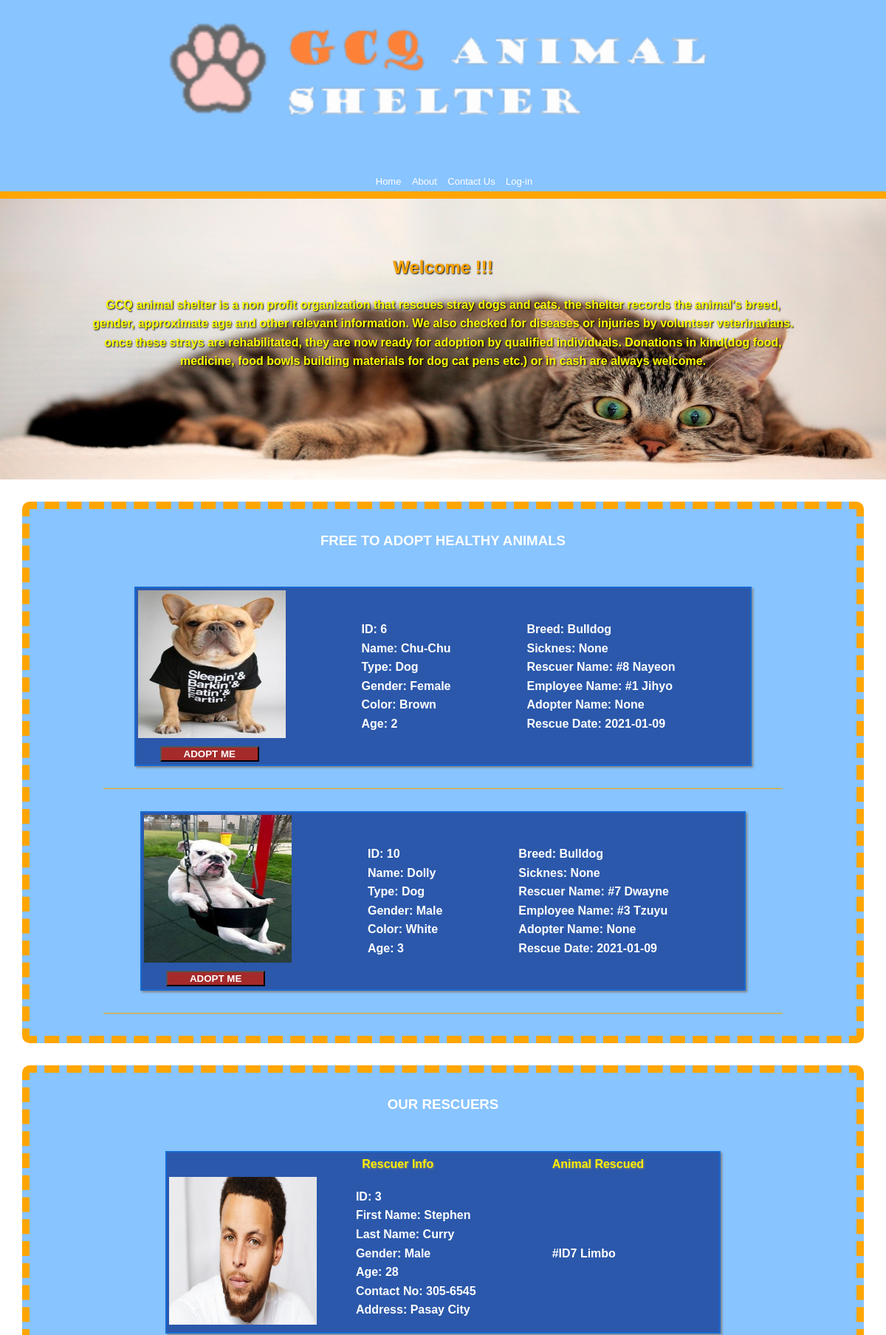
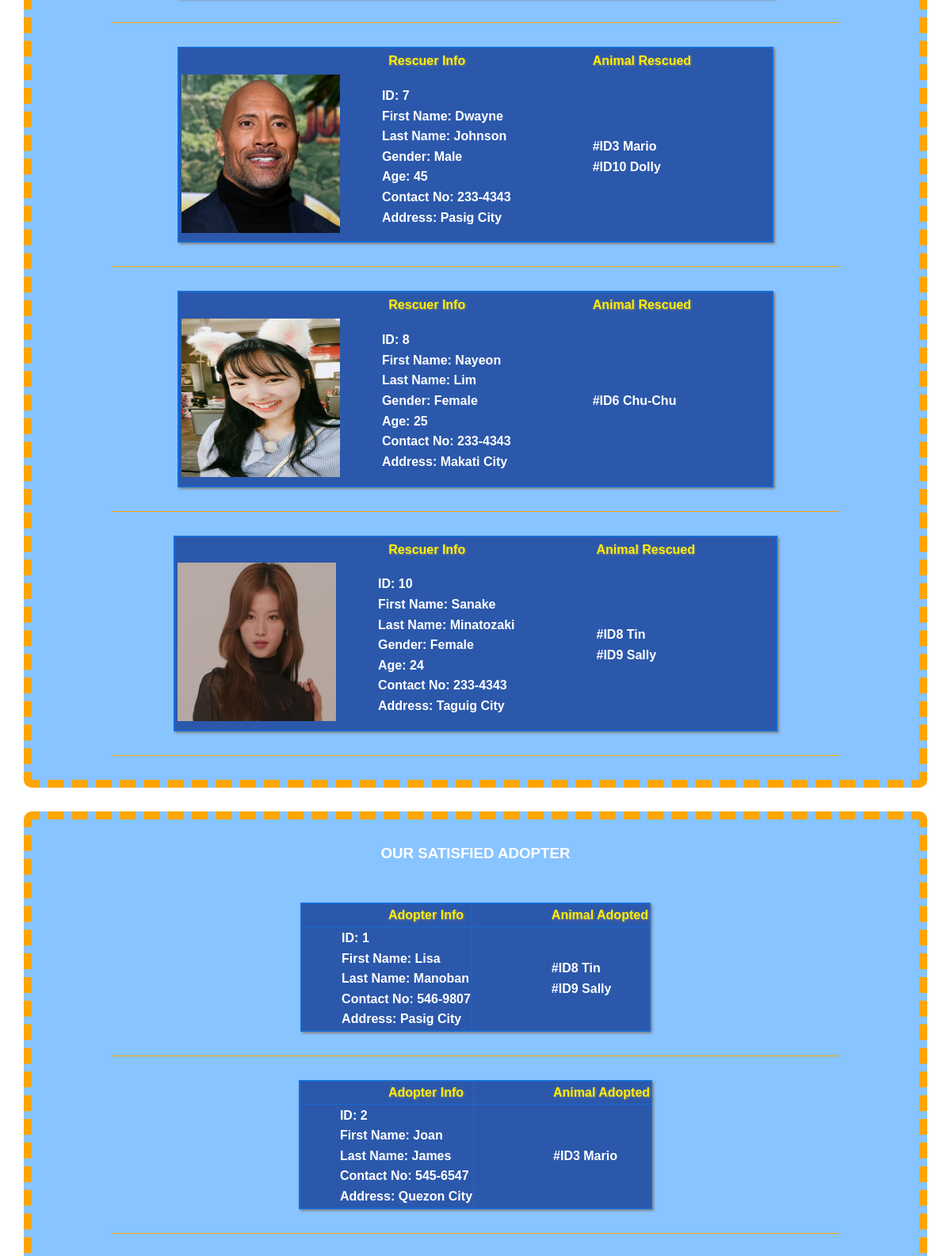
Screenshot of /main.php (upper part) with the database file from the repository (2 pictures, top to bottom).
### tables this page shows
CREATE TABLE `animal` (
  `animal_id` int(11) NOT NULL,
  `animal_picture` varchar(255) NOT NULL,
  `animal_name` varchar(45) NOT NULL,
  `animal_type` varchar(100) NOT NULL,
  `animal_gender` varchar(11) NOT NULL,
  `animal_color` varchar(45) NOT NULL,
  `animal_age` int(11) NOT NULL,
  `animal_breed` varchar(45) NOT NULL,
  `rescuer_id` int(11) NOT NULL,
  `employee_id` int(11) NOT NULL,
  `adopter_id` int(11) NOT NULL,
  `rescue_date` date NOT NULL
);

CREATE TABLE `disease` (
  `disease_Id` int(11) NOT NULL,
  `disease_name` varchar(100) NOT NULL,
  `disease_desc` varchar(500) NOT NULL
);

CREATE TABLE `rescuer` (
  `rescuer_id` int(11) NOT NULL,
  `rescuer_picture` varchar(255) DEFAULT NULL,
  `rescuer_fname` varchar(45) DEFAULT NULL,
  `rescuer_lname` varchar(100) NOT NULL,
  `rescuer_age` int(11) NOT NULL,
  `rescuer_gender` varchar(100) NOT NULL,
  `rescuer_contact` varchar(45) DEFAULT NULL,
  `rescuer_address` varchar(45) DEFAULT NULL
);

CREATE TABLE `employee` (
  `employee_id` int(11) NOT NULL,
  `employee_picture` varchar(100) NOT NULL,
  `employee_desc` varchar(255) NOT NULL,
  `employee_fname` varchar(45) DEFAULT NULL,
  `employee_lname` varchar(100) NOT NULL,
  `employee_age` int(11) NOT NULL,
  `employee_gender` varchar(100) NOT NULL,
  `employee_contact` varchar(45) DEFAULT NULL,
  `employee_address` varchar(45) DEFAULT NULL
);

CREATE TABLE `adopter` (
  `adopter_id` int(11) NOT NULL,
  `adopter_fname` varchar(45) DEFAULT NULL,
  `adopter_lname` varchar(100) NOT NULL,
  `adopter_contact` varchar(45) DEFAULT NULL,
  `adopter_address` varchar(100) NOT NULL
);

### homeAnimal.php (called while the page is built, shortened)
<?php
require ('includes/config.php');
$animalAccQuery = "SELECT animal.*, disease.disease_name, rescuer.rescuer_fname, employee.employee_fname, adopter.adopter_fname
     			 FROM diseased, disease, animal
    			 LEFT JOIN rescuer ON animal.rescuer_id = rescuer.rescuer_id
    			 LEFT JOIN employee ON animal.employee_id = employee.employee_id
				 LEFT JOIN adopter ON animal.adopter_id = adopter.adopter_id
				 WHERE animal.animal_id = diseased.animal_id AND diseased.disease_id = disease.disease_id AND animal.adopter_id = 0  AND disease.disease_name = 'None' ORDER BY animal.animal_Id";
$sqlAccAnimal = mysqli_query($conn,$animalAccQuery);
?>

### readRescuer.php (called while the page is built)
<?php
require('includes/config.php');
$rescuerQuery = "SELECT * FROM rescuer";
$rescuerSql = mysqli_query($conn, $rescuerQuery);
?>

### readAdopter.php (called while the page is built)
<?php
require('includes/config.php');
$adopterQuery = "SELECT * FROM adopter";
$adopterSql = mysqli_query($conn, $adopterQuery);
?>

### main.php (the view, shortened to what this page needs)
<?php
include ('homeAnimal.php');
include ('readDisease.php');
include ('readAdopter.php');
include ('readEmployee.php');
include ('readRescuer.php');
?>
<!DOCTYPE html>
<html>
<head>
	<link rel="stylesheet" type="text/css" href="css/style.css">
</head>
<body>
 <header id="mainHeader">
	 	<div class="case">
	 		<img src="image/cat.png">
	    	<nav>
	    		<ul style="color: white;text-shadow: none;">
	    		<li><a href="main.php" style="color: white">Home</a></li>
	    			<li><a href="about.php" style="color: white">About</a></li>
	    			<li><a href="contact.php" style="color: white">Contact Us</a></li>
	    			<li><a href="login.php" style="color: white">Log-in</a></li>
	    		</ul>
	    	</nav>
	    </div>
     </header>
   <section class="cover">
     	<div class="case">
	     	<h2 style="color: orange"><b>Welcome !!!<b></h2>
	     	<br>
	     	<p style="color: yellow"> <b>GCQ animal shelter is a non profit organization that rescues
 stray dogs and cats. the shelter records the animal's breed, gender, approximate age and
 other relevant information. We also checked for diseases or injuries by volunteer veterinarians.
 once these strays are rehabilitated, they are now ready for adoption by qualified individuals.
Donations in kind(dog food, medicine, food bowls building materials for dog cat pens etc.) or in cash are always welcome.</b></p>
     	</div>
     </section>
<div class="records">
<h3>FREE TO ADOPT HEALTHY ANIMALS</h3>
<?php
while($results = mysqli_fetch_array($sqlAccAnimal)){ ?>
<section>
 <table>
		<td class="picture">
		<?php echo "<img src='image/".$results['animal_picture']."' style='width: 200px; height: 200px' alt = 'animal_picture'>" ?>
		<div class="btncreate"><form action="contact.php"><input type="submit" name="animalCreate" value="ADOPT ME"></form></div>
		</td>
		<td class="labels">
			<p>ID: <?php echo $results['animal_id'] ?></p>
			<p>Name: <?php echo $results['animal_name'] ?></p>
			<p>Type: <?php echo $results['animal_type'] ?></p>
			<p>Gender: <?php echo $results['animal_gender'] ?></p>
			<p>Color: <?php echo $results['animal_color'] ?></p>
			<p>Age: <?php echo $results['animal_age'] ?></p>
		</td>
		<td class="labels"  style="padding-right: 100px">
			<p>Breed: <?php echo $results['animal_breed'] ?></p>
			<p>Sicknes: <?php echo $results['disease_name']?></p>
			<p>Rescuer Name: <?php echo "#".$results['rescuer_id']." ".$results['rescuer_fname'] ?></p>
			<p>Employee Name: <?php echo "#".$results['employee_id']." ".$results['employee_fname'] ?></p>
			<p>Adopter Name: <?php echo "None"?></p>
			<p>Rescue Date: <?php echo $results['rescue_date'] ?></p>
		</td>
</table>
		<div class="line"></div>
</section>
<?php
}
?>
</div>
<div class="records">
<h3>OUR RESCUERS</h3>
<?php
while($result = mysqli_fetch_array($rescuerSql)){?>
<section>
		<table>
		<tr>
			<th></th>
			<th>Rescuer Info</th>
			<th class="labels"  style="padding-right: 100px">Animal Rescued</th>
		</tr>
			<td>
			<?php echo "<img src='image/".$result['rescuer_picture']."' style='width: 200px; height: 200px' alt='Rescuer_image'>" ?>
			</td>
		<td style="padding-left: 50px">
			<p>ID: <?php echo $result['rescuer_id'] ?></p>
			<p>First Name: <?php echo $result['rescuer_fname'] ?></p>
			<p>Last Name: <?php echo $result['rescuer_lname'] ?></p>
			<p>Gender: <?php echo $result['rescuer_gender'] ?></p>
			<p>Age: <?php echo $result['rescuer_age'] ?></p>
			<p>Contact No: <?php echo $result['rescuer_contact'] ?></p>
			<p>Address: <?php echo $result['rescuer_address'] ?></p>
		</td>
		<td class="labels">
			<?php
			require('includes/config.php');
				$rescuedAnimalQuery = "SELECT animal.animal_id, animal.animal_name FROM animal, rescuer Where animal.rescuer_id = rescuer.rescuer_id AND rescuer.rescuer_id = '".$result['rescuer_id']."' ";
				$rescuedAnimalSql = mysqli_query($conn, $rescuedAnimalQuery);
				while ($resAnimal = mysqli_fetch_array($rescuedAnimalSql)) {
					 echo "<p>#ID".$resAnimal['animal_id']." ". $resAnimal['animal_name']."</p>";
					 }
		 ?>
		</td>
		</table>
			<div class="line"></div>
		</section>
<?php
}
?>
</div>
<div class="records">
<h3>OUR SATISFIED ADOPTER</h3>
<?php
while($result = mysqli_fetch_array($adopterSql)){?>
<section>
	<div>
		<table border="1" style="border-collapse: collapse;">
		<tr>
			<th class="labels">Adopter Info</th>
			<th class="labels">Animal Adopted</th>
		</tr>
		<td class="labels" style="padding-left: 50px">
			<p>ID: <?php echo $result['adopter_id'] ?></p>
			<p>First Name: <?php echo $result['adopter_fname'] ?></p>
			<p>Last Name: <?php echo $result['adopter_lname'] ?></p>
			<p>Contact No: <?php echo $result['adopter_contact'] ?></p>
			<p>Address: <?php echo $result['adopter_address'] ?></p>
		</td>
		<td class="labels">
			<?php
			require('includes/config.php');
				$adoptAnimalQuery = "SELECT animal.animal_id, animal.animal_name FROM animal, adopter Where animal.adopter_id = adopter.adopter_id AND adopter.adopter_id = '".$result['adopter_id']."' ";
				$adoptAnimalSql = mysqli_query($conn, $adoptAnimalQuery);
				while ($adoptAnimal = mysqli_fetch_array($adoptAnimalSql)) {
					 echo "<p>#ID".$adoptAnimal['animal_id']." ". $adoptAnimal['animal_name']."</p>";
					 }
		 ?>
		</td>
		</table>
			<div class="line"></div>
			</div>
		</section>
<?php
}
?>
</div>
</body>
</html>

### css/style.css (style rules this page uses)
* { margin:0; }
body { font-family: Arial; line-height: 1.6em; font-size: 16px; }
a { text-decoration: none; color: black; font-size: 13px; }
.case { margin:auto; width: 80%; overflow: hidden; text-shadow: 1px 1px 2px black; }
#mainHeader { background-color: #0080FF77; }
#mainHeader nav { float: right; }
#mainHeader a { text-decoration: none; color: black; margin-right: 10px; }
#mainHeader ul { padding-top: 30px; }
#mainHeader li { display: inline; }
.cover { background-image: url(cover.jpg); height: 300px; background-size: 100% 150%; background-repeat: no-repeat; }
.cover { text-align: center; padding-top: 80px; }
@media (max-width: 1200px) { #mainHeader, #mainHeader nav, .link a { float: none; width: 100%; text-align: center; display: block; } }
@media (max-width: 1200px) { #mainHeader img { width: 80%; } }

### main.php (style rules this page uses)
.labels { padding-left: 100px; }
.records table { border: 2px solid #0080FF77; background-color: #2b58ab; box-shadow: gray 2px 2px 3px; }
#mainHeader { border-bottom: 10px solid orange; }
.btncreate input { padding-left: 30px; padding-right: 30px; background-color: brown; color:white; font-weight: 900; margin-left: 30px; }
.records h3 { text-align: center; margin-bottom: 50px; }
.records { position: static; margin: 30px; padding-top: 30px; padding-bottom: : 30px; background-color: #0080FF77; border-radius: 10px; border: 10px dashed orange; color: white; font-weight: 900; }
.records table { margin-left: auto; margin-right: auto; }
.line { background-color: orange; height: 1px; margin-top: 30px; margin-bottom: 30px; margin-left: 100px; margin-right: 100px; }
.records th { color: #FFEF00 ; text-shadow: gray 1px 1px 3px; }

### rows the page displays
animal: animal_picture (picture), animal_id "6", animal_name "Chu-Chu", animal_type "Dog", animal_gender "Female", animal_color "Brown", animal_age "2", animal_breed "Bulldog", disease.disease_name "None", rescuer "8", rescuer.rescuer_fname "Nayeon", employee "1", employee.employee_fname "Jihyo", rescue_date "2021-01-09"
animal: animal_picture (picture), animal_id "10", animal_name "Dolly", animal_type "Dog", animal_gender "Male", animal_color "White", animal_age "3", animal_breed "Bulldog", disease.disease_name "None", rescuer "7", rescuer.rescuer_fname "Dwayne", employee "3", employee.employee_fname "Tzuyu", rescue_date "2021-01-09"
rescuer: rescuer_picture (picture), rescuer_id "3", rescuer_fname "Stephen", rescuer_lname "Curry", rescuer_gender "Male", rescuer_age "28", rescuer_contact "305-6545", rescuer_address "Pasay City"
animal: animal_id "7", animal_name "Limbo"
rescuer: rescuer_picture (picture), rescuer_id "7", rescuer_fname "Dwayne", rescuer_lname "Johnson", rescuer_gender "Male", rescuer_age "45", rescuer_contact "233-4343", rescuer_address "Pasig City"
animal: animal_id "3", animal_name "Mario"
rescuer: rescuer_picture (picture), rescuer_id "8", rescuer_fname "Nayeon", rescuer_lname "Lim", rescuer_gender "Female", rescuer_age "25", rescuer_contact "233-4343", rescuer_address "Makati City"
rescuer: rescuer_picture (picture), rescuer_id "10", rescuer_fname "Sanake", rescuer_lname "Minatozaki", rescuer_gender "Female", rescuer_age "24", rescuer_contact "233-4343", rescuer_address "Taguig City"
animal: animal_id "8", animal_name "Tin"
animal: animal_id "9", animal_name "Sally"
adopter: adopter_id "1", adopter_fname "Lisa", adopter_lname "Manoban", adopter_contact "546-9807", adopter_address "Pasig City"
adopter: adopter_id "2", adopter_fname "Joan", adopter_lname "James", adopter_contact "545-6547", adopter_address "Quezon City"
